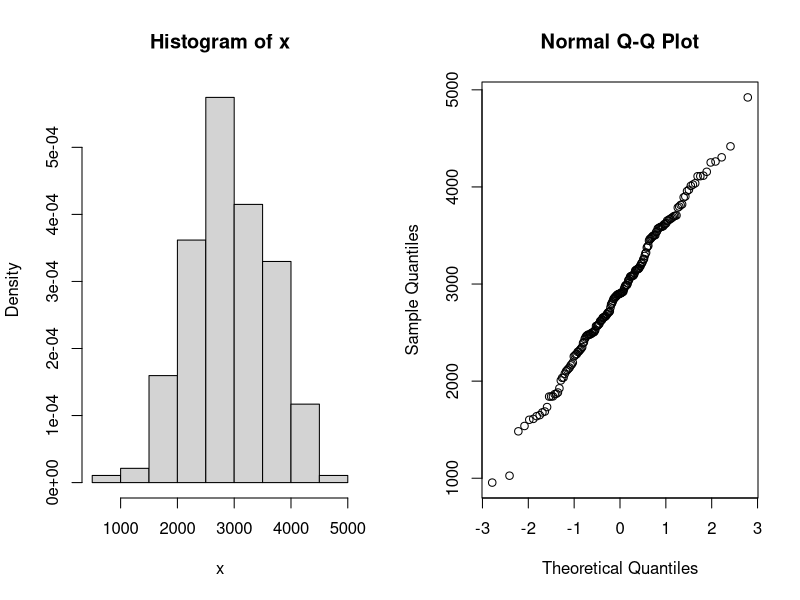
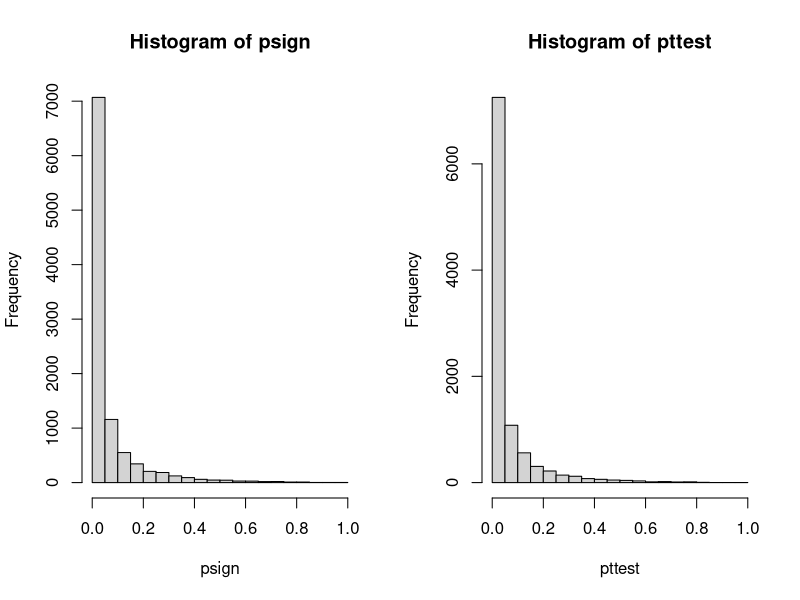

These charts were generated, in order, by the following R code:
## ---- chunk 1
data = read.table("birthweight.txt", header=T)
par(mfrow=c(1,2))
# use x as alias for the dataset
x = data$birthweight

# checking normality
hist(x, freq=F)
qqnorm(x)
shapiro.test(x)

t.test(x, conf.level=0.96)

# calculate min sample size needed
tval = qt(0.98, length(x))
m = 50
n = (tval * sd(x) / m) ** 2
print(sprintf("min sample size, n = %.2f", n))

## ---- chunk 2
B = 10000
Tstar = numeric(B)
for (i in 1:B){
  # sample with replacement, for a new sample of same length(x)
  Xstar = sample(x, replace=TRUE)
  Tstar[i] = mean(Xstar) 
}

Tstar02 = quantile(Tstar, 0.02)
Tstar04 = quantile(Tstar, 0.98)
print(sprintf("Bootstrap 96%% CI = [%.2f, %.2f]", Tstar02, Tstar04))
## ---- chunk 3
res = t.test(x, mu=2800, alt="g")
res #[[4]]
## ---- chunk 4
res = wilcox.test(x, mu=2800, alt="g")
res
## ---- chunk 5

B = 10000; n = length(x)
psign=numeric(B) ## will contain p-values of sign test
pttest=numeric(B) ## will contain p-values of t-test
for(i in 1:B) {
  y = rnorm(n, mean=mean(x),sd=sd(x)) ## generate data under H1 with mu=0.5
  mu = 2800
  pttest[i] = t.test(y, mu=mu, alternative="greater")[[3]] ## extract p-value
  psign[i] = wilcox.test(y, mu=mu, alt="g")[[3]]
  #psign[i] = binom.test(sum(x>0),n,p=0.5)[[3]]
} ## extract p-value
sum(psign<0.05) / B
sum(pttest<0.05) / B
hist(psign)
hist(pttest)

## ---- chunk 6
pnorm(2600, mean = mean(x), sd=sd(x))
df = length(x) - 1
sd(x)
mean(x)

tval = (2600 - mean(x)) / sd(x)
tval
pt(-0.449, df=df)
  #qt(0.98, length(x))

## ---- chunk 7
data = read.table("cholesterol.txt", header=T)
#data
## ---- chunk 8
data = read.table("diet.txt", header=T)
#data
## ---- chunk 9
library(MASS)
data = npk
#data
